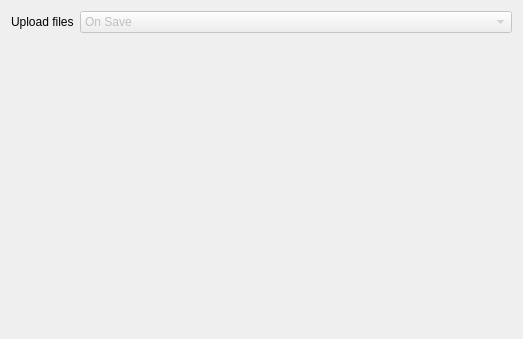
<?xml version="1.0" encoding="UTF-8"?>
<ui version="4.0">
 <class>RemoteDev::Internal::SettingsWidget</class>
 <widget class="QWidget" name="RemoteDev::Internal::SettingsWidget">
  <property name="geometry">
   <rect>
    <x>0</x>
    <y>0</y>
    <width>523</width>
    <height>339</height>
   </rect>
  </property>
  <property name="windowTitle">
   <string>Form</string>
  </property>
  <layout class="QFormLayout" name="formLayout">
   <item row="0" column="0">
    <widget class="QLabel" name="lblUpload">
     <property name="text">
      <string>Upload files</string>
     </property>
    </widget>
   </item>
   <item row="0" column="1">
    <widget class="QComboBox" name="comboBox">
     <property name="enabled">
      <bool>false</bool>
     </property>
     <property name="editable">
      <bool>false</bool>
     </property>
     <item>
      <property name="text">
       <string>On Save</string>
      </property>
     </item>
     <item>
      <property name="text">
       <string>Manually</string>
      </property>
     </item>
    </widget>
   </item>
  </layout>
 </widget>
 <resources/>
 <connections/>
</ui>
